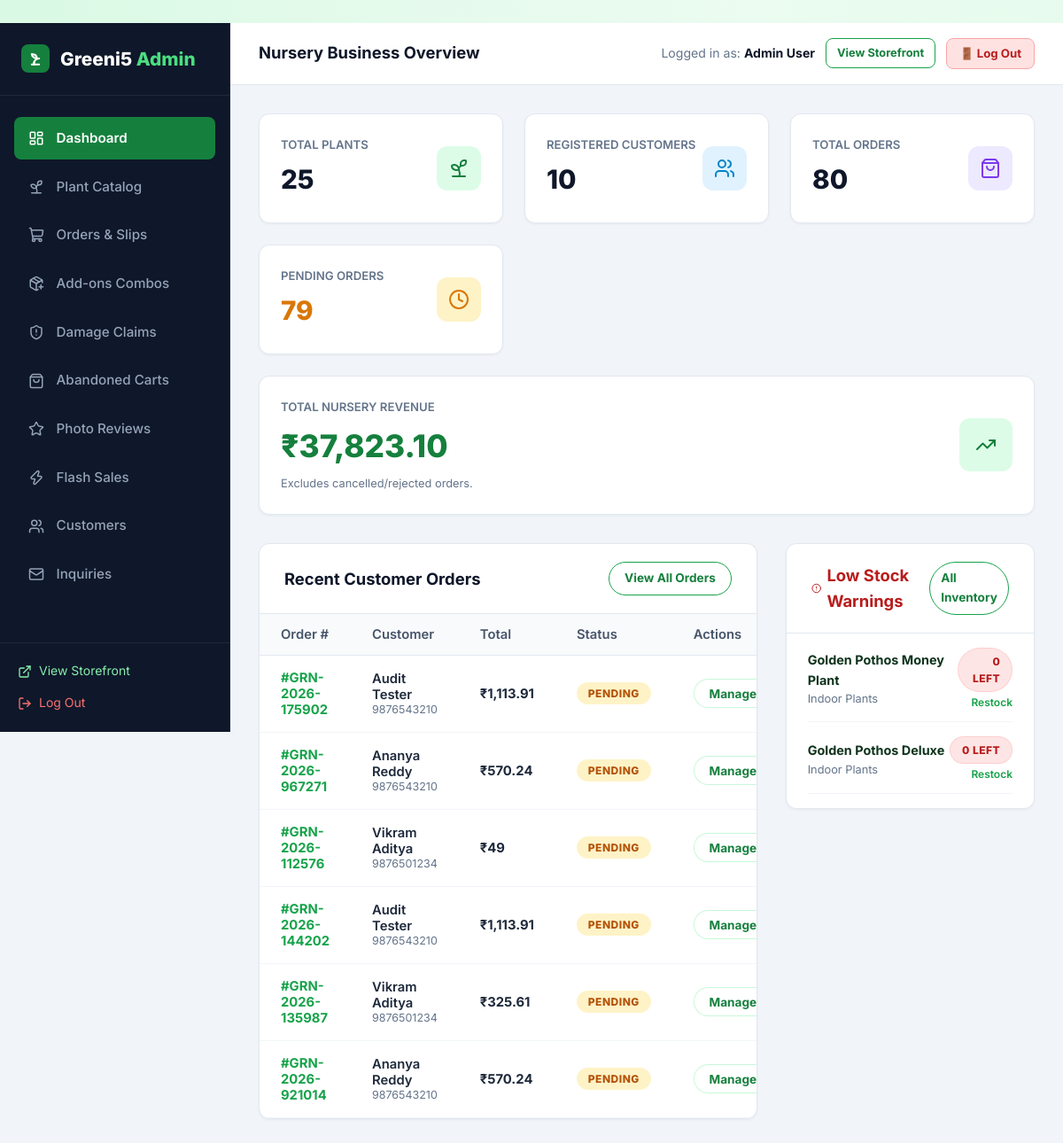
The app's page /admin/dashboard (signed in), older data.
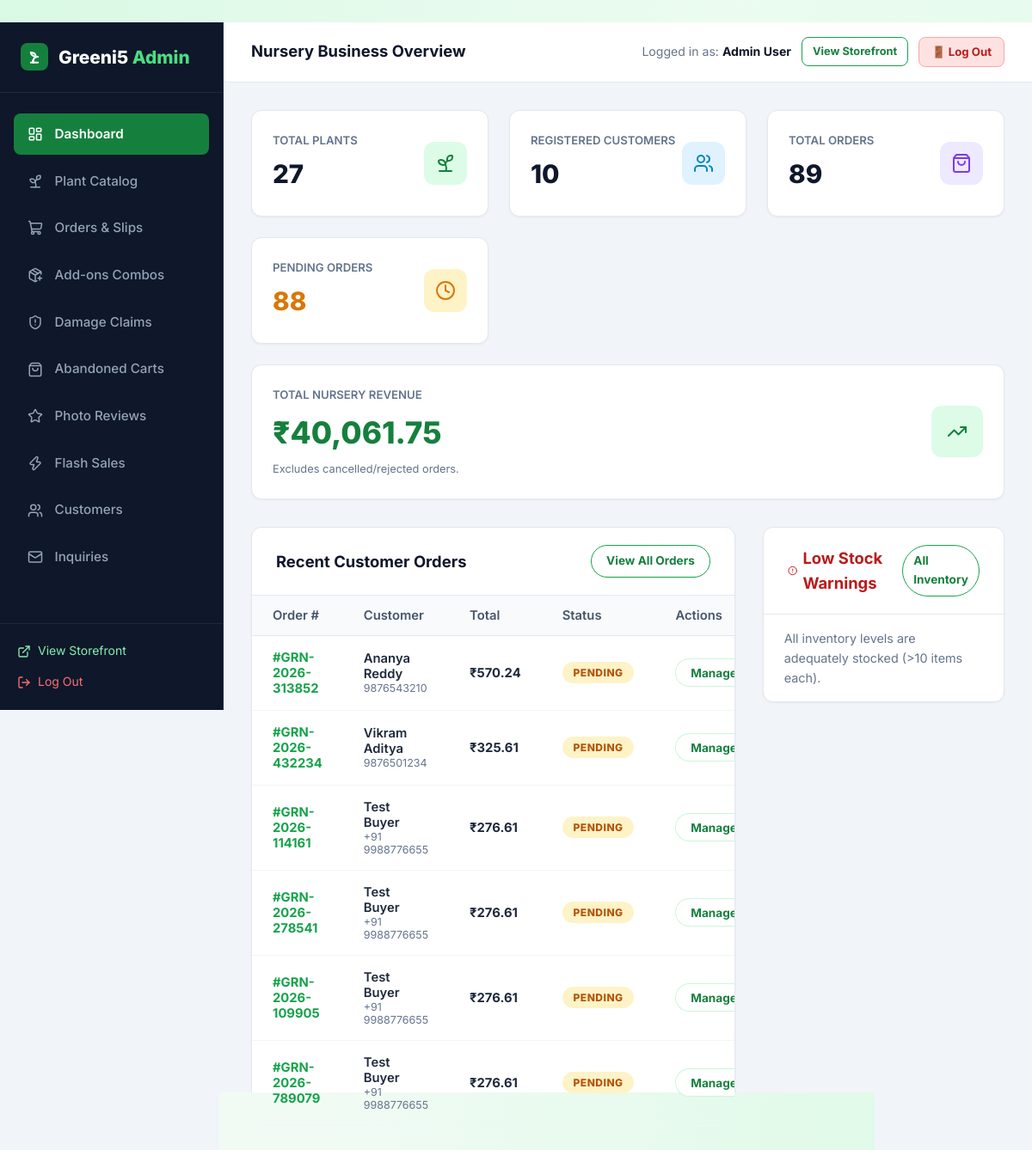
The same page, newer data.
### tables this page shows
CREATE TABLE orders (
    id INTEGER PRIMARY KEY AUTOINCREMENT,
    order_number TEXT UNIQUE NOT NULL,
    user_id INTEGER,
    customer_name TEXT NOT NULL,
    customer_email TEXT NOT NULL,
    customer_phone TEXT NOT NULL,
    shipping_address TEXT NOT NULL,
    city TEXT NOT NULL,
    state TEXT NOT NULL,
    pincode TEXT NOT NULL,
    payment_method TEXT NOT NULL DEFAULT 'COD',
    payment_status TEXT NOT NULL DEFAULT 'Pending',
    order_status TEXT NOT NULL DEFAULT 'Pending',
    total_amount REAL NOT NULL,
    notes TEXT,
    created_at TIMESTAMP DEFAULT CURRENT_TIMESTAMP, courier_name TEXT DEFAULT '', tracking_number TEXT DEFAULT '', tracking_url TEXT DEFAULT '', invoice_number TEXT DEFAULT '', is_gift INTEGER DEFAULT 0, gift_recipient_name TEXT DEFAULT '', gift_message TEXT DEFAULT '', gift_wrap_fee REAL DEFAULT 0.0,
    FOREIGN KEY (user_id) REFERENCES users(id) ON DELETE SET NULL
);

CREATE TABLE plants (
    id INTEGER PRIMARY KEY AUTOINCREMENT,
    category_id INTEGER NOT NULL,
    name TEXT NOT NULL,
    slug TEXT NOT NULL UNIQUE,
    price REAL NOT NULL,
    discount_price REAL,
    stock INTEGER NOT NULL DEFAULT 10,
    description TEXT NOT NULL,
    sunlight TEXT,
    watering TEXT,
    temperature TEXT,
    soil TEXT,
    difficulty TEXT DEFAULT 'Easy',
    is_featured INTEGER DEFAULT 0,
    is_bestseller INTEGER DEFAULT 0,
    created_at TIMESTAMP DEFAULT CURRENT_TIMESTAMP,
    FOREIGN KEY (category_id) REFERENCES categories(id) ON DELETE CASCADE
);

CREATE TABLE categories (
    id INTEGER PRIMARY KEY AUTOINCREMENT,
    name TEXT NOT NULL UNIQUE,
    slug TEXT NOT NULL UNIQUE,
    description TEXT,
    icon TEXT,
    image_url TEXT
);

### app.py (the view)
@app.route('/admin')
@app.route('/admin/dashboard')
@admin_required
def admin_dashboard():
    total_plants = query_db('SELECT COUNT(*) as cnt FROM plants', one=True)['cnt']
    total_customers = query_db('SELECT COUNT(*) as cnt FROM users WHERE role = "customer"', one=True)['cnt']
    total_orders = query_db('SELECT COUNT(*) as cnt FROM orders', one=True)['cnt']
    pending_orders = query_db('SELECT COUNT(*) as cnt FROM orders WHERE order_status = "Pending"', one=True)['cnt']
    revenue_res = query_db('SELECT SUM(total_amount) as rev FROM orders WHERE order_status != "Rejected"', one=True)
    total_revenue = revenue_res['rev'] or 0.0
    recent_orders = query_db('''
        SELECT * FROM orders ORDER BY created_at DESC LIMIT 6
    ''')
    low_stock_plants = query_db('''
        SELECT p.*, c.name as category_name
        FROM plants p
        JOIN categories c ON p.category_id = c.id
        WHERE p.stock <= 10
        ORDER BY p.stock ASC LIMIT 5
    ''')
    category_counts = query_db('''
        SELECT c.name, COUNT(p.id) as plant_count
        FROM categories c
        LEFT JOIN plants p ON c.id = p.category_id
        GROUP BY c.id
    ''')
    return render_template(
        'admin/dashboard.html',
        total_plants=total_plants,
        total_customers=total_customers,
        total_orders=total_orders,
        pending_orders=pending_orders,
        total_revenue=total_revenue,
        recent_orders=recent_orders,
        low_stock_plants=low_stock_plants,
        category_counts=category_counts
    )

### app.py (called while the page is built)
@app.after_request
def add_cache_control_headers(response):
    if response.content_type and 'text/html' in response.content_type:
        response.headers['Cache-Control'] = 'no-cache, no-store, must-revalidate, max-age=0'
        response.headers['Pragma'] = 'no-cache'
        response.headers['Expires'] = '0'
    return response

@app.template_filter('currency')
def currency_filter(amount):
    try:
        val = float(amount)
        return f"₹{val:,.2f}".rstrip('0').rstrip('.') if val % 1 == 0 else f"₹{val:,.2f}"
    except (ValueError, TypeError):
        return f"₹{amount}"

@app.template_filter('status_badge')
def status_badge_filter(status):
    mapping = {
        'Pending': 'badge-pending',
        'Accepted': 'badge-accepted',
        'Packed': 'badge-packed',
        'Shipped': 'badge-shipped',
        'Delivered': 'badge-delivered',
        'Rejected': 'badge-rejected'
    }
    return mapping.get(status, 'badge-secondary')

### database.py (called while the page is built)
def get_db():
    db = getattr(g, '_database', None)
    if db is None:
        db = g._database = sqlite3.connect(DATABASE)
        db.row_factory = sqlite3.Row
        db.execute('PRAGMA foreign_keys = ON;')
    return db

### templates/admin/dashboard.html (shortened to what the changed rows need)
﻿{% extends "admin/base_admin.html" %}
{% block admin_content %}
<div class="metrics-grid">
  <div class="metric-card">
    <div class="metric-info">
      <h4>Total Plants</h4>
      <div class="metric-value">{{ total_plants }}</div>
    </div>
  </div>
  <div class="metric-card">
    <div class="metric-info">
      <h4>Total Orders</h4>
      <div class="metric-value">{{ total_orders }}</div>
    </div>
  </div>
  <div class="metric-card">
    <div class="metric-info">
      <h4>Pending Orders</h4>
      <div class="metric-value" style="color: #d97706;">{{ pending_orders }}</div>
    </div>
  </div>
  <div class="metric-card" style="grid-column: 1 / -1;">
    <div class="metric-info">
      <h4>Total Nursery Revenue</h4>
      <div class="metric-value" style="color: #15803d; font-size: 2.2rem;">{{ total_revenue | currency }}</div>
      <p style="font-size: 0.8rem; color: #64748b; margin-top: 0.25rem;">Excludes cancelled/rejected orders.</p>
    </div>
  </div>
</div>
<div style="display: grid; grid-template-columns: 2fr 1fr; gap: 2rem; align-items: start;">
  <div class="admin-card">
    <div class="table-responsive">
      <table class="admin-table">
        <thead>
          <tr>
            <th>Order #</th>
            <th>Customer</th>
            <th>Total</th>
            <th>Status</th>
            <th>Actions</th>
          </tr>
        </thead>
        <tbody>
          {% for ord in recent_orders %}
            <tr>
              <td style="font-weight: 700; color: var(--primary);">#{{ ord.order_number }}</td>
              <td>
                <div style="font-weight: 600;">{{ ord.customer_name }}</div>
                <div style="font-size: 0.78rem; color: #64748b;">{{ ord.customer_phone }}</div>
              </td>
              <td style="font-weight: 700;">{{ ord.total_amount | currency }}</td>
              <td>
                <span class="badge {{ ord.order_status | status_badge }}">{{ ord.order_status }}</span>
              </td>
              <td>
                <a href="{{ url_for('admin_orders') }}" class="btn btn-secondary btn-sm" title="View in orders manager">Manage</a>
              </td>
            </tr>
          {% endfor %}
        </tbody>
      </table>
    </div>
  </div>
  <div class="admin-card">
    <div style="padding: 1rem 1.5rem;">
      {% if low_stock_plants %}
        <div style="display: flex; flex-direction: column; gap: 1rem;">
          {% for lp in low_stock_plants %}
            <div style="display: flex; align-items: center; justify-content: space-between; border-bottom: 1px solid #f1f5f9; padding-bottom: 0.75rem;">
              <div>
                <div style="font-weight: 700; font-size: 0.9rem;">{{ lp.name }}</div>
                <span style="font-size: 0.8rem; color: #64748b;">{{ lp.category_name }}</span>
              </div>
              <div style="text-align: right;">
                <span class="badge badge-discount">{{ lp.stock }} left</span>
                <a href="{{ url_for('admin_plant_edit', plant_id=lp.id) }}" style="display: block; font-size: 0.75rem; color: var(--primary); font-weight: 600; margin-top: 2px;">Restock</a>
              </div>
            </div>
          {% endfor %}
        </div>
      {% else %}
        <p style="color: #64748b; font-size: 0.9rem;">All inventory levels are adequately stocked (>10 items each).</p>
      {% endif %}
    </div>
  </div>
</div>
{% endblock %}

Row changes from the older to the newer data that the page shows:
no longer on this page (row unchanged): orders: order_number "GRN-2026-175902", customer_name "Audit Tester", customer_phone "9876543210", total_amount "₹1,113.91", order_status "PENDING"
no longer on this page (row unchanged): orders: order_number "GRN-2026-967271", customer_name "Ananya Reddy", customer_phone "9876543210", total_amount "₹570.24", order_status "PENDING"
no longer on this page (row unchanged): orders: order_number "GRN-2026-112576", customer_name "Vikram Aditya", customer_phone "9876501234", total_amount "₹49", order_status "PENDING"
no longer on this page (row unchanged): orders: order_number "GRN-2026-144202", customer_name "Audit Tester", customer_phone "9876543210", total_amount "₹1,113.91", order_status "PENDING"
no longer on this page (row unchanged): orders: order_number "GRN-2026-135987", customer_name "Vikram Aditya", customer_phone "9876501234", total_amount "₹325.61", order_status "PENDING"
no longer on this page (row unchanged): orders: order_number "GRN-2026-921014", customer_name "Ananya Reddy", customer_phone "9876543210", total_amount "₹570.24", order_status "PENDING"
no longer on this page (row edited): plants: name "Golden Pothos Money Plant", category_name "Indoor Plants", stock "0"
no longer on this page (row edited): plants: name "Golden Pothos Deluxe", category_name "Indoor Plants", stock "0"
added orders: order_number "GRN-2026-313852", customer_name "Ananya Reddy", customer_phone "9876543210", total_amount "₹570.24", order_status "PENDING"
added orders: order_number "GRN-2026-432234", customer_name "Vikram Aditya", customer_phone "9876501234", total_amount "₹325.61", order_status "PENDING"
added orders: order_number "GRN-2026-114161", customer_name "Test Buyer", customer_phone "+91 9988776655", total_amount "₹276.61", order_status "PENDING"
added orders: order_number "GRN-2026-278541", customer_name "Test Buyer", customer_phone "+91 9988776655", total_amount "₹276.61", order_status "PENDING"
added orders: order_number "GRN-2026-109905", customer_name "Test Buyer", customer_phone "+91 9988776655", total_amount "₹276.61", order_status "PENDING"
added orders: order_number "GRN-2026-789079", customer_name "Test Buyer", customer_phone "+91 9988776655", total_amount "₹276.61", order_status "PENDING"
Text that changed along with them:
{{ total_plants }}: "25" → "27"
{{ total_orders }}: "80" → "89"
{{ pending_orders }}: "79" → "88"
{{ total_revenue | currency }}: "₹37,823.10" → "₹40,061.75"
text now shown: "All inventory levels are adequately stocked (>10 items each)."
